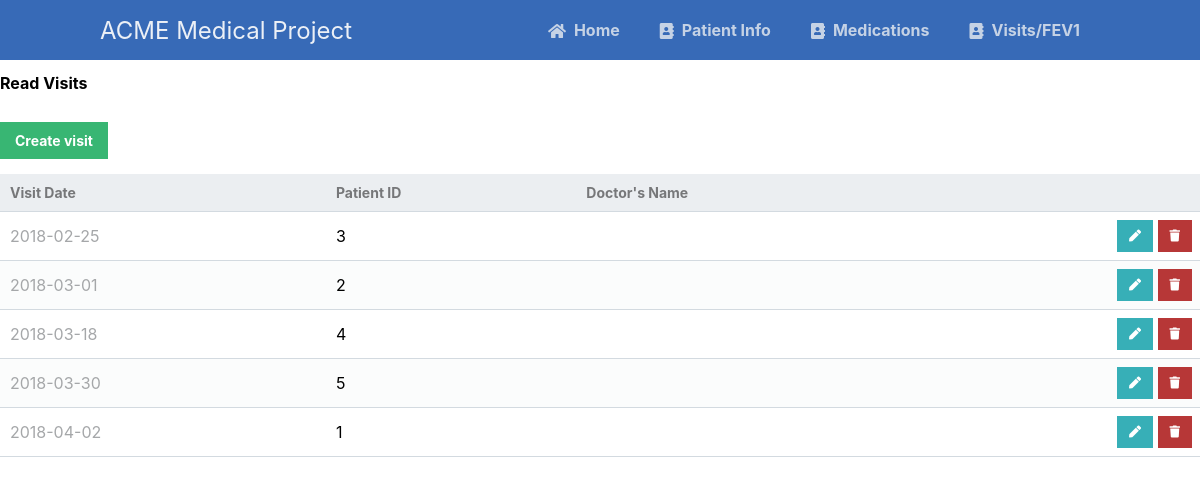
Page /scripts/visit_table/visitRead.php on the earlier database version.
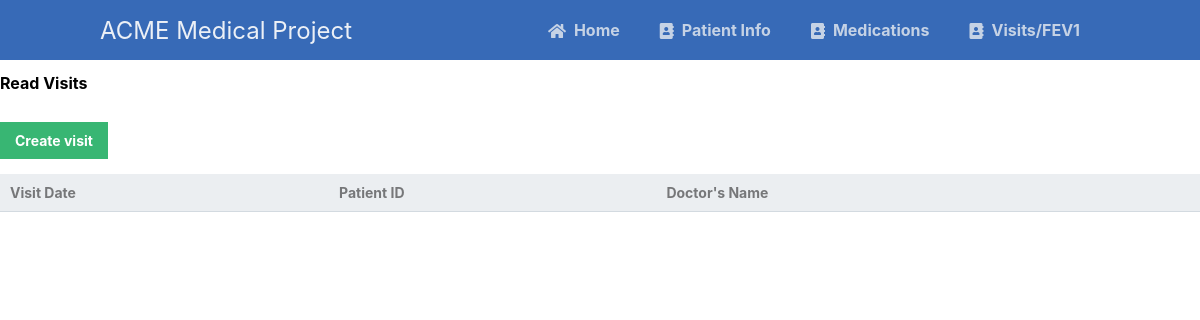
Same page on the later database version.
### tables this page shows
CREATE TABLE visits
(visit_id INT AUTO_INCREMENT NOT NULL,
visit_date DATE NOT NULL,
patient_id INT NOT NULL,
doctor_id INT NOT NULL,
PRIMARY KEY (visit_id),
FOREIGN KEY (patient_id) REFERENCES patients (patient_id),
FOREIGN KEY (doctor_id) REFERENCES doctors (doctor_id) ON DELETE CASCADE);

### scripts/visit_table/visitRead.php (the view, shortened to what this page needs)
<?php
@include_once (APP_ROOT.APP_FOLDER_NAME . '/scripts/functions.php');
$pdo = pdo_connect_mysql();
$page = isset($_GET['page']) && is_numeric($_GET['page']) ? (int)$_GET['page'] : 1;
$records_per_page = 5;
$stmt = $pdo->prepare('SELECT * FROM visits ORDER BY visit_date LIMIT :current_page, :record_per_page');
$stmt->bindValue(':current_page', ($page-1)*$records_per_page, PDO::PARAM_INT);
$stmt->bindValue(':record_per_page', $records_per_page, PDO::PARAM_INT);
$stmt->execute();
$visits = $stmt->fetchAll(PDO::FETCH_ASSOC);
?>
<?=template_header('Read')?>
<div class="content read">
	<h2>Read Visits</h2>
	<a href="visitCreate.php" class="create-contact">Create visit</a>
	<table>
        <thead>
            <tr>
                <td>Visit Date</td>
                <td>Patient ID</td>
                <td>Doctor's Name</td>
                <td></td>
            </tr>
        </thead>
        <tbody>
            <?php foreach ($visits as $visit): ?>
            <tr>
                <td><?=$visit['visit_date']?></td>
                <td><?=$visit['patient_id']?></td>
                <td><?=$visit['doctor_name']?></td>
                <td class="actions">
                    <a href="visitUpdate.php?id=<?=$visit['visit_date']?>" class="edit"><i class="fas fa-pen fa-xs"></i></a>
                    <a href="visitDelete.php?id=<?=$visit['visit_date']?>" class="trash"><i class="fas fa-trash fa-xs"></i></a>
                </td>
            </tr>
            <?php endforeach; ?>
        </tbody>
    </table>
</div>
<?=template_footer()?>

Differences in the rows shown:
removed visits: visit_date "2018-02-25", patient "3"
removed visits: visit_date "2018-03-01", patient "2"
removed visits: visit_date "2018-03-18", patient "4"
removed visits: visit_date "2018-03-30", patient "5"
removed visits: visit_date "2018-04-02", patient "1"
